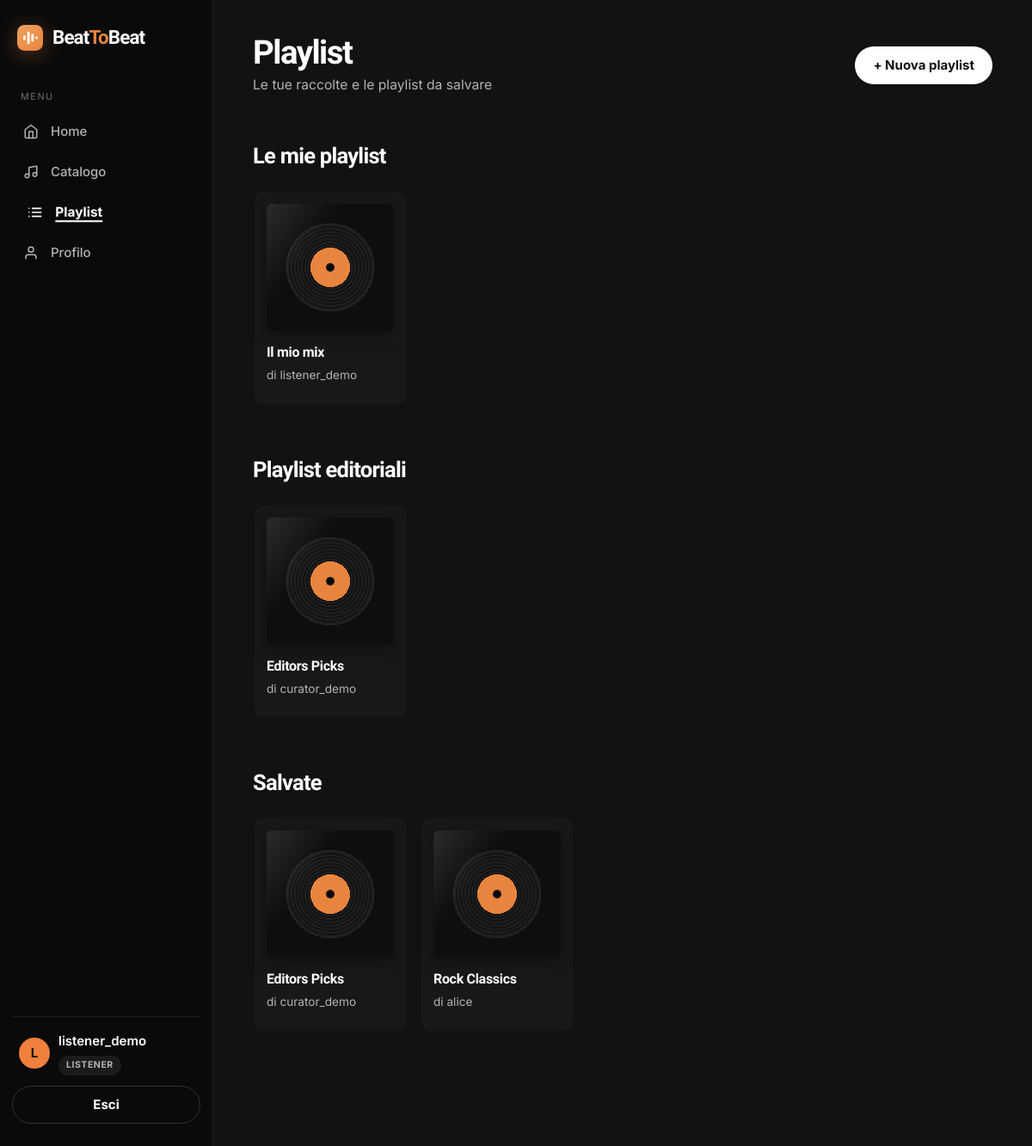
Page /music/playlists/ (signed in) on the committed database.
### accounts/models.py (models this page shows, shortened)
class CustomUser(AbstractUser):
    class Role(models.TextChoices):
        LISTENER = 'listener', 'Listener'
        CURATOR = 'curator', 'Curator'
        MODERATOR = 'moderator', 'Moderator'
    role = models.CharField(
        max_length=20,
        choices=Role.choices,
        default=Role.LISTENER,
    )
    bio = models.TextField(blank=True)
    birth_date = models.DateField(null=True, blank=True)
    favorite_genre = models.ForeignKey(
        'music.Genre',
        on_delete=models.SET_NULL,
        null=True,
        blank=True,
        related_name='fans',
    )
    AVATAR_COLORS = ['#f0803c', '#e0a15e', '#81b29a', '#6a8ec9', '#b07ba0', '#c96a6a']
    @property
    def avatar_color(self):
        return self.AVATAR_COLORS[sum(ord(c) for c in self.username) % len(self.AVATAR_COLORS)]
    @property
    def initial(self):
        return self.username[0].upper() if self.username else '?'
    @property
    def is_curator(self):
        return self.role == self.Role.CURATOR or self.is_superuser
    @property
    def is_moderator(self):
        return self.role == self.Role.MODERATOR or self.is_superuser

### music/models.py (models this page shows, shortened)
class Playlist(models.Model):
    name = models.CharField(max_length=150)
    owner = models.ForeignKey(
        settings.AUTH_USER_MODEL,
        on_delete=models.CASCADE,
        related_name='playlists',
    )
    songs = models.ManyToManyField(
        Song,
        related_name='playlists',
        blank=True,
    )
    is_public = models.BooleanField(default=False)
    is_editorial = models.BooleanField(default=False)
    followers = models.ManyToManyField(
        settings.AUTH_USER_MODEL,
        related_name='saved_playlists',
        blank=True,
    )
    collaborators = models.ManyToManyField(
        settings.AUTH_USER_MODEL,
        related_name='collaborative_playlists',
        blank=True,
    )
    class Meta:
        ordering = ['name']

### music/views.py (the view)
# urls.py: path('playlists/', views.PlaylistListView.as_view(), name='playlist_list'),
class PlaylistListView(LoginRequiredMixin, ListView):
    model = Playlist
    template_name = 'music/playlists/list.html'
    context_object_name = 'playlists'
    def get_queryset(self):
        return Playlist.objects.filter(owner=self.request.user)
    def get_context_data(self, **kwargs):
        context = super().get_context_data(**kwargs)
        user = self.request.user
        context['editorial_playlists'] = Playlist.objects.filter(is_editorial=True).exclude(owner=user)
        context['saved_playlists'] = user.saved_playlists.all()
        context['collaborative_playlists'] = user.collaborative_playlists.all()
        return context

### templates/music/playlists/list.html (shortened to what this page needs)
{% extends 'base.html' %}
{% block content %}
<div class="page-header">
	<div>
		<h1 class="page-title">Playlist</h1>
		<div class="page-subtitle">Le tue raccolte e le playlist da salvare</div>
	</div>
	<a class="btn btn-accent" href="{% url 'music:playlist_create' %}">+ Nuova playlist</a>
</div>
<h2 class="section-head">Le mie playlist</h2>
{% if playlists %}
<div class="carousel">
	{% for playlist in playlists %}
	{% include 'partials/playlist_card.html' %}
	{% endfor %}
</div>
{% else %}
<div class="empty">Non hai ancora creato playlist. Inizia ora!</div>
{% endif %}
{% if editorial_playlists %}
<h2 class="section-head">Playlist editoriali</h2>
<div class="carousel">
	{% for playlist in editorial_playlists %}
	{% include 'partials/playlist_card.html' %}
	{% endfor %}
</div>
{% endif %}
{% if saved_playlists %}
<h2 class="section-head">Salvate</h2>
<div class="carousel">
	{% for playlist in saved_playlists %}
	{% include 'partials/playlist_card.html' %}
	{% endfor %}
</div>
{% endif %}
{% endblock %}

### templates/base.html (shortened to what this page needs)
{% load static %}
<!DOCTYPE html>
<html lang="it">
<head>
	<link rel="stylesheet" href="{% static 'css/style.css' %}">
</head>
<body>
	{% block layout %}
	<div class="app-shell">
		<aside class="sidebar">
			<a class="brand" href="{% url 'pages:home' %}">{% include 'partials/logo.html' %}<span>Beat<span class="beat-accent">To</span>Beat</span></a>
			<nav>
				<div class="nav-section-label">Menu</div>
				<a class="nav-item-link {% if request.path == '/' %}active{% endif %}" href="{% url 'pages:home' %}">
					<span class="nav-icon"><svg viewBox="0 0 24 24" fill="none" stroke="currentColor" stroke-width="2" stroke-linecap="round" stroke-linejoin="round"><path d="M3 9l9-7 9 7v11a2 2 0 0 1-2 2H5a2 2 0 0 1-2-2z"/><path d="M9 22V12h6v10"/></svg></span><span class="nav-label">Home</span>
				</a>
				{% if user.is_authenticated %}
				<a class="nav-item-link {% if '/music/songs' in request.path %}active{% endif %}" href="{% url 'music:song_list' %}">
					<span class="nav-icon"><svg viewBox="0 0 24 24" fill="none" stroke="currentColor" stroke-width="2" stroke-linecap="round" stroke-linejoin="round"><path d="M9 18V5l12-2v13"/><circle cx="6" cy="18" r="3"/><circle cx="18" cy="16" r="3"/></svg></span><span class="nav-label">Catalogo</span>
				</a>
				<a class="nav-item-link {% if '/music/playlists' in request.path %}active{% endif %}" href="{% url 'music:playlist_list' %}">
					<span class="nav-icon"></span><span class="nav-label">Playlist</span>
				</a>
				<a class="nav-item-link {% if '/accounts/profile' in request.path %}active{% endif %}" href="{% url 'accounts:profile' %}">
					<span class="nav-icon"><svg viewBox="0 0 24 24" fill="none" stroke="currentColor" stroke-width="2" stroke-linecap="round" stroke-linejoin="round"><path d="M20 21v-2a4 4 0 0 0-4-4H8a4 4 0 0 0-4 4v2"/><circle cx="12" cy="7" r="4"/></svg></span><span class="nav-label">Profilo</span>
				</a>
				{% endif %}
			</nav>
			<div class="sidebar-footer">
				{% if user.is_authenticated %}
				<div class="user-box">
					{% include 'partials/avatar.html' with profile_user=user %}
					<div>
						<div class="user-name">{{ user.username }}</div>
						{% if user.is_superuser %}
						<span class="role-badge admin">Admin</span>
						{% elif user.role == 'curator' %}
						<span class="role-badge curator">Curator</span>
						{% elif user.role == 'moderator' %}
						<span class="role-badge moderator">Moderator</span>
						{% else %}
						<span class="role-badge listener">Listener</span>
						{% endif %}
					</div>
				</div>
				<form method="post" action="{% url 'accounts:logout' %}">
					<button type="submit" class="btn btn-ghost btn-block">Esci</button>
				</form>
				{% else %}
				<a class="btn btn-accent btn-block" href="{% url 'accounts:login' %}">Accedi</a>
				<a class="btn btn-ghost btn-block mt-2" href="{% url 'accounts:signup' %}">Registrati</a>
				{% endif %}
			</div>
		</aside>
		<main class="content-area">
			{% block content %}{% endblock %}
		</main>
	</div>
	{% endblock %}
</body>
</html>

### templates/partials/avatar.html
<span class="avatar {{ size }}" style="background-color: {{ profile_user.avatar_color }};">{{ profile_user.initial }}</span>

### templates/partials/playlist_card.html
<div class="music-card playlist-card">
	<a href="{% url 'music:playlist_detail' playlist.pk %}">
		<div class="cover-art"></div>
	</a>
	<a href="{% url 'music:playlist_detail' playlist.pk %}" class="card-title-music">{{ playlist.name }}</a>
	<div class="card-artist">di {{ playlist.owner.username }}</div>
</div>

### rows in the picture
CustomUser: initial "L", username "listener_demo"
Playlist: name "Il mio mix", owner.username "listener_demo"
Playlist: name "Editors Picks", owner.username "curator_demo"
Playlist: name "Rock Classics", owner.username "alice"
